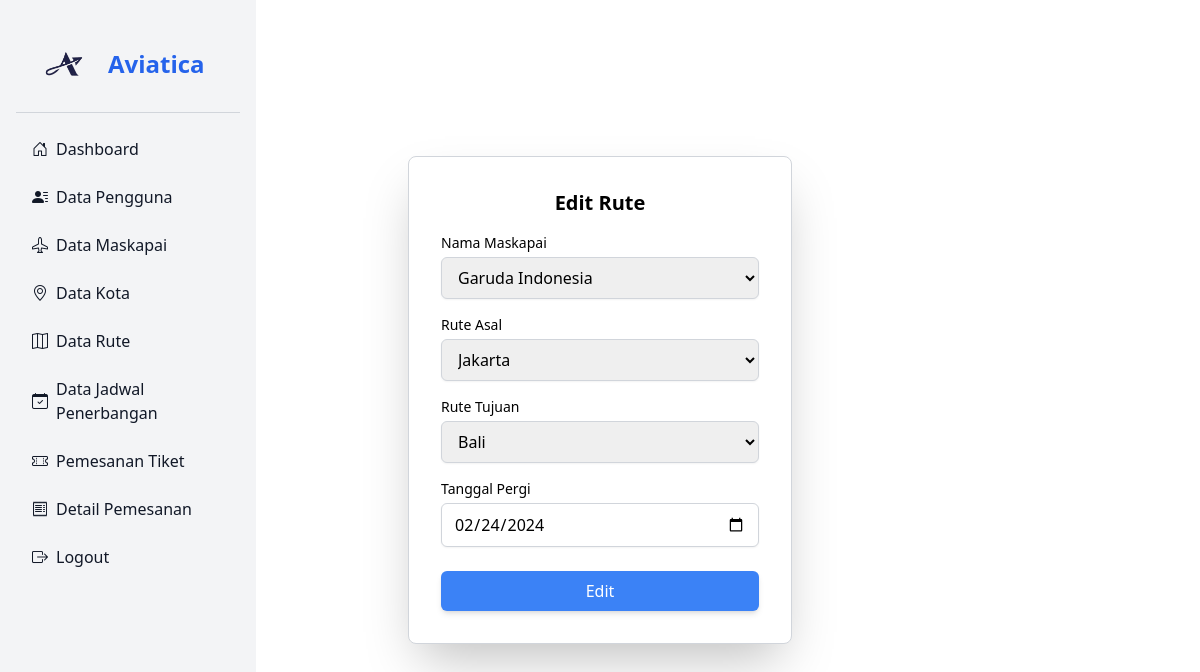
Page /admin/rute/edit.php?id=1 (signed in) on the committed database.
### tables this page shows
CREATE TABLE `rute` (
  `id_rute` int(11) NOT NULL,
  `id_maskapai` int(11) NOT NULL,
  `rute_asal` varchar(100) NOT NULL,
  `rute_tujuan` varchar(100) NOT NULL,
  `tanggal_pergi` date NOT NULL
);

CREATE TABLE `maskapai` (
  `id_maskapai` int(11) NOT NULL,
  `logo_maskapai` text,
  `nama_maskapai` varchar(50) NOT NULL
);

### admin/rute/functions.php (called while the page is built, shortened)
<?php
require '../../koneksi.php';
function query($query){
    global $conn;
    $rows = [];
    $result = mysqli_query($conn, $query);
    while($row = mysqli_fetch_assoc($result)){
        $rows[] = $row;
    }
    return $rows;
}

### admin/rute/edit.php (the view, shortened to what this page needs)
<?php
$id = $_GET["id"];
$rute = query("SELECT * FROM rute INNER JOIN maskapai ON maskapai.id_maskapai = rute.id_maskapai WHERE id_rute = '$id'")[0];
?>
<?php require '../../layouts/sidebar_admin.php'; ?>
<div class="flex items-center justify-center min-h-screen bg-white">
    <div class="bg-white p-8 rounded-lg shadow-2xl border border-gray-300 w-96">
        <h2 class="text-xl font-bold text-center mb-4">Edit Rute</h2>
        <form action="" method="POST">
            <label for="id_maskapai" class="block text-sm font-medium">Nama Maskapai</label>
            <select name="id_maskapai" id="id_maskapai" class="w-full px-3 py-2 mt-1 border border-gray-300 rounded-md shadow-sm focus:outline-none focus:ring-2 focus:ring-blue-400">
                <option value="<?= htmlspecialchars($rute["id_maskapai"]); ?>"><?= htmlspecialchars($rute["nama_maskapai"]); ?></option>
            </select>
            <label for="rute_asal" class="block text-sm font-medium mt-4">Rute Asal</label>
            <select name="rute_asal" id="rute_asal" class="w-full px-3 py-2 mt-1 border border-gray-300 rounded-md shadow-sm focus:outline-none focus:ring-2 focus:ring-blue-400">
                <option value="<?= htmlspecialchars($rute["rute_asal"]); ?>"><?= htmlspecialchars($rute["rute_asal"]); ?></option>
            </select>
            <label for="rute_tujuan" class="block text-sm font-medium mt-4">Rute Tujuan</label>
            <select name="rute_tujuan" id="rute_tujuan" class="w-full px-3 py-2 mt-1 border border-gray-300 rounded-md shadow-sm focus:outline-none focus:ring-2 focus:ring-blue-400">
                <option value="<?= htmlspecialchars($rute["rute_tujuan"]); ?>"><?= htmlspecialchars($rute["rute_tujuan"]); ?></option>
            </select>
            <label for="tanggal_pergi" class="block text-sm font-medium mt-4">Tanggal Pergi</label>
            <input type="date" name="tanggal_pergi" id="tanggal_pergi" class="w-full px-3 py-2 mt-1 border border-gray-300 rounded-md shadow-sm focus:outline-none focus:ring-2 focus:ring-blue-400" value="<?= htmlspecialchars($rute["tanggal_pergi"]); ?>">
            <button type="submit" name="edit" class="w-full mt-6 bg-blue-500 text-white py-2 rounded-md shadow-md hover:bg-blue-600 transition duration-200">Edit</button>
        </form>
    </div>
</div>

### rows in the picture
rute: id_maskapai "Garuda Indonesia", rute_asal "Jakarta", rute_tujuan "Bali", tanggal_pergi "02/24/2024"
